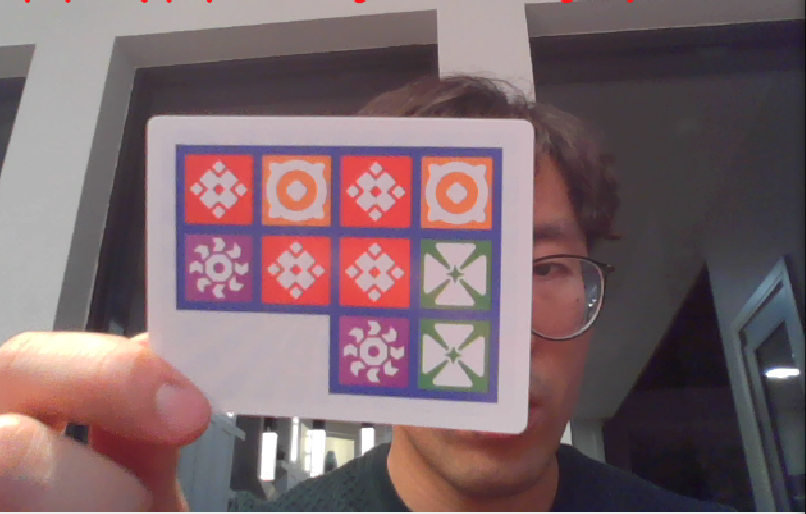
#> input picture common_computer_vision_algorithms/img.png, 806 x 514 px
$ python find_contour.py   (older library calls are emulated)
#> lines starting #> are read from the running program, lines starting #| are printed output that depends on the picture; after the words box and inside, x2 and y2 are one past the last pixel; in counts of white or black regions, pixels touching at a corner belong together
#! /usr/bin/env python3

import cv2
import numpy as np
from typing import Tuple, Optional, List


def show_img(img, title='Image'):
    cv2.imshow(title, img)
    cv2.waitKey(0)
    cv2.destroyAllWindows()

def compute_boundary_mask(foreground_padded: np.ndarray) -> np.ndarray:
    """
    foreground_padded: bool mask with 1-pixel padding
    Boundary pixel = foreground pixel that has at least one 4-neighbor background.
    """
    up    = np.zeros_like(foreground_padded); up[1:, :]   = foreground_padded[:-1, :]
    down  = np.zeros_like(foreground_padded); down[:-1,:] = foreground_padded[1:, :]
    left  = np.zeros_like(foreground_padded); left[:, 1:] = foreground_padded[:, :-1]
    right = np.zeros_like(foreground_padded); right[:, :-1]= foreground_padded[:, 1:]

    interior_4 = up & down & left & right
    boundary = foreground_padded & (~interior_4)
    return boundary


# Contours are continuous points (along the boundary) having same color or intensity. In OpenCV, contours are extracted from binary images
# background is white
# find connect(black)
def find_contours(binary_image) -> Tuple[np.ndarray, List[np.ndarray], Optional[np.ndarray]]:
    """
    Pure NumPy external contour tracing for binary images (8-connected).
    Returns list of contours; each contour is array of points (x, y) where x=col, y=row.
    """
    if binary_image.ndim != 2:
        raise ValueError("binary_image must be a 2D array")

    # show_img(binary_image, 'Binary Image')
    # Foreground mask: True where pixel is non-zero
    foreground = (binary_image != 0)
    # show_img(foreground.astype(np.uint8)*255, 'Foreground Mask')

    # Pad by 1 pixel to avoid bounds checks when looking at neighbors
    foreground_padded = np.pad(foreground, 1, mode="constant", constant_values=False)

    # Identify boundary pixels of blobs
    boundary_padded = compute_boundary_mask(foreground_padded)
    show_img(boundary_padded.astype(np.uint8)*255, 'Boundary Mask')

    # Track which boundary pixels have been assigned to a contour already
    visited_boundary = np.zeros_like(boundary_padded, dtype=bool)

    # 8-connected neighbor offsets in CLOCKWISE order starting from East (right)
    # Each item is (delta_row, delta_col)
    neighbor_offsets_clockwise: List[Tuple[int, int]] = [
        (0, 1),    # East
        (1, 1),    # South-East
        (1, 0),    # South
        (1, -1),   # South-West
        (0, -1),   # West
        (-1, -1),  # North-West
        (-1, 0),   # North
        (-1, 1),   # North-East
    ]

    padded_height, padded_width = boundary_padded.shape
    contours: List[np.ndarray] = []

    def trace_single_contour(start_row: int, start_col: int) -> List[Tuple[int, int]]:
        """
        Trace one contour using a right-hand-rule style border following:
        - We stand on a boundary pixel.
        - We search the 8 neighbors in clockwise order, starting a bit "to the right"
          of the direction we came from. This tends to follow the boundary consistently.
        Returns a list of (row, col) positions in PADDED coordinates.
        """
        contour_pixels_rc: List[Tuple[int, int]] = [(start_row, start_col)]
        visited_boundary[start_row, start_col] = True

        current_row, current_col = start_row, start_col

        # Index into neighbor_offsets_clockwise indicating the direction of the previous move.
        # Starting value doesn't matter much; East is a common default.
        prev_dir_index = 0  # 0 = East

        # Safety cap: prevents infinite loops in weird edge cases
        max_steps = int(padded_height * padded_width * 0.5)

        for _ in range(max_steps):
            # Right-hand rule: start checking neighbors from "one step right" of where we came from.
            # In an 8-neighborhood, "right" is approximately -2 steps (or +6) in clockwise indexing.
            search_start_dir_index = (prev_dir_index + 6) % 8

            found_next = False
            next_dir_index = None
            next_row = None
            next_col = None

            # Check all 8 neighbors in clockwise order starting from search_start_dir_index
            for offset_index in range(8):
                candidate_dir_index = (search_start_dir_index + offset_index) % 8
                delta_row, delta_col = neighbor_offsets_clockwise[candidate_dir_index]

                candidate_row = current_row + delta_row
                candidate_col = current_col + delta_col

                if boundary_padded[candidate_row, candidate_col]:
                    found_next = True
                    next_dir_index = candidate_dir_index
                    next_row, next_col = candidate_row, candidate_col
                    break

            if not found_next:
                # Dead end: boundary mask may be fragmented
                break

            # Step to the next boundary pixel
            current_row, current_col = next_row, next_col
            prev_dir_index = next_dir_index

            contour_pixels_rc.append((current_row, current_col))
            visited_boundary[current_row, current_col] = True

            # Stop if we loop back to the start (closed contour)
            if (current_row, current_col) == (start_row, start_col):
                break

        return contour_pixels_rc

    # Scan for unvisited boundary pixels; each starts a new contour trace
    for row in range(1, padded_height - 1):
        for col in range(1, padded_width - 1):
            if boundary_padded[row, col] and not visited_boundary[row, col]:
                contour_rc = trace_single_contour(row, col)

                # Convert PADDED (row,col) to ORIGINAL (x,y):
                # original_row = row - 1, original_col = col - 1
                contour_xy = np.array([(c - 1, r - 1) for (r, c) in contour_rc], dtype=np.int32)

                # Remove consecutive duplicates (optional cleanup)
                if len(contour_xy) >= 2:
                    keep = np.ones(len(contour_xy), dtype=bool)
                    keep[1:] = np.any(contour_xy[1:] != contour_xy[:-1], axis=1)
                    contour_xy = contour_xy[keep]

                contours.append(contour_xy)

    return contours


if __name__ == "__main__":
    # Tiny demo
    # img = np.zeros((10, 12), dtype=np.uint8)
    # img[2:8, 3:9] = 255

    # Load a sample image
    image = cv2.imread('img.png', cv2.IMREAD_GRAYSCALE)
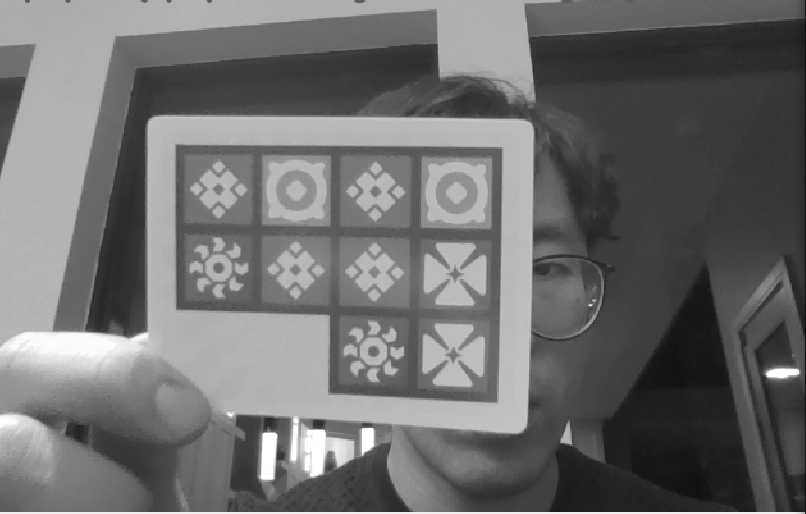
#> image: shape (514, 806); min 8, max 255, mean 109.2
    ret, img = cv2.threshold(image, 127, 255, 0)
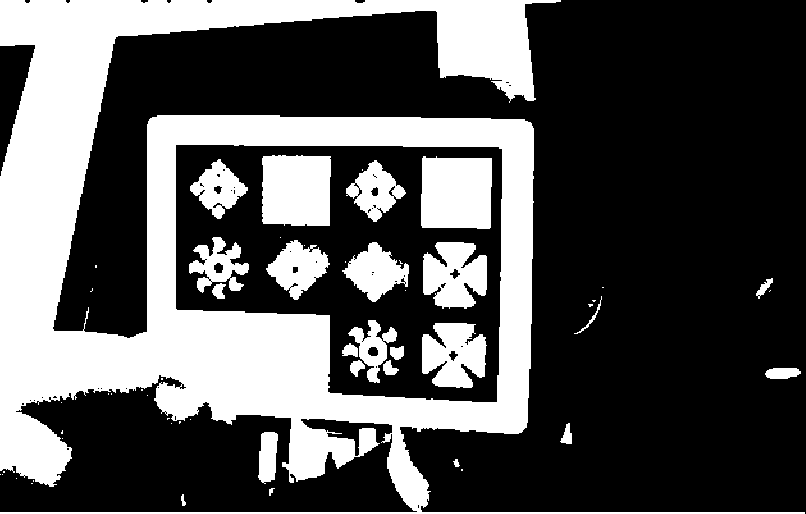
#> img: shape (514, 806); 33.7% white; 55 white regions (31 under 20 px), largest, box (x1, y1, x2, y2) and area: (0, 0, 805, 514) 110488, (421, 156, 492, 229) 4912, (262, 155, 331, 226) 4701
    show_img(img, 'Input Image')

    contours = find_contours(img)
#> in find_contours, `foreground_padded = np.pad(foreground, 1, mode="constant", constant_va..`: foreground_padded: shape (516, 808) bool; 33.5% white; 55 white regions (31 under 20 px), largest, box (x1, y1, x2, y2) and area: (1, 1, 806, 515) 110488, (422, 157, 493, 230) 4912, (263, 156, 332, 227) 4701
#> in compute_boundary_mask, `up[1:, :] = foreground_padded[:-1, :]`: up: shape (516, 808) bool; 33.5% white; 55 white regions (31 under 20 px), largest, box (x1, y1, x2, y2) and area: (1, 2, 806, 516) 110488, (422, 158, 493, 231) 4912, (263, 157, 332, 228) 4701
#> in compute_boundary_mask, `down[:-1, :] = foreground_padded[1:, :]`:
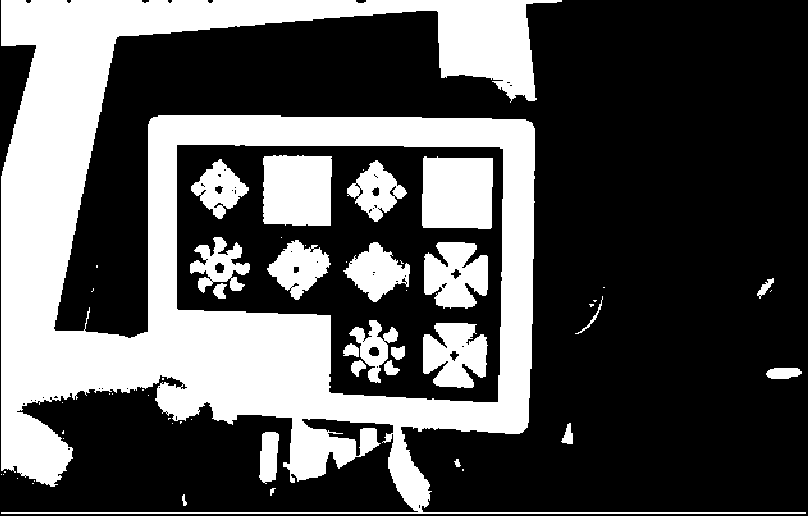
#> down: shape (516, 808) bool; 33.5% white; 55 white regions (31 under 20 px), largest, box (x1, y1, x2, y2) and area: (1, 0, 806, 514) 110488, (422, 156, 493, 229) 4912, (263, 155, 332, 226) 4701
#> in compute_boundary_mask, `left[:, 1:] = foreground_padded[:, :-1]`:
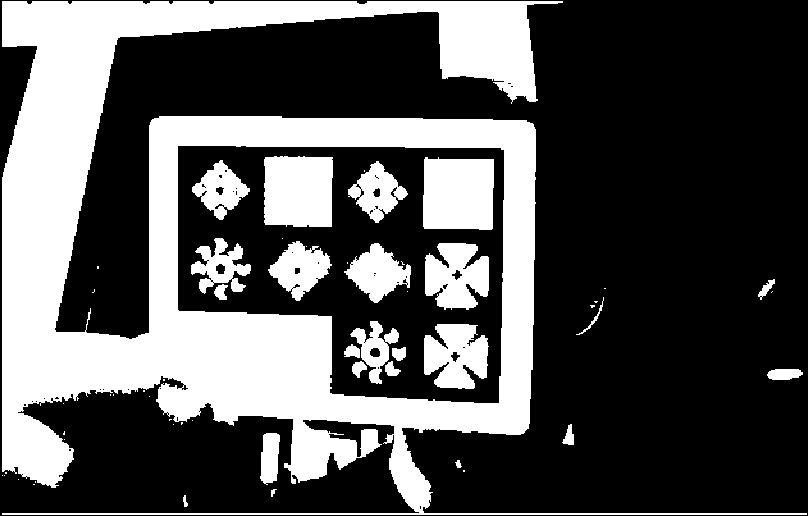
#> left: shape (516, 808) bool; 33.5% white; 55 white regions (31 under 20 px), largest, box (x1, y1, x2, y2) and area: (2, 1, 807, 515) 110488, (423, 157, 494, 230) 4912, (264, 156, 333, 227) 4701
#> in compute_boundary_mask, `right[:, :-1] = foreground_padded[:, 1:]`:
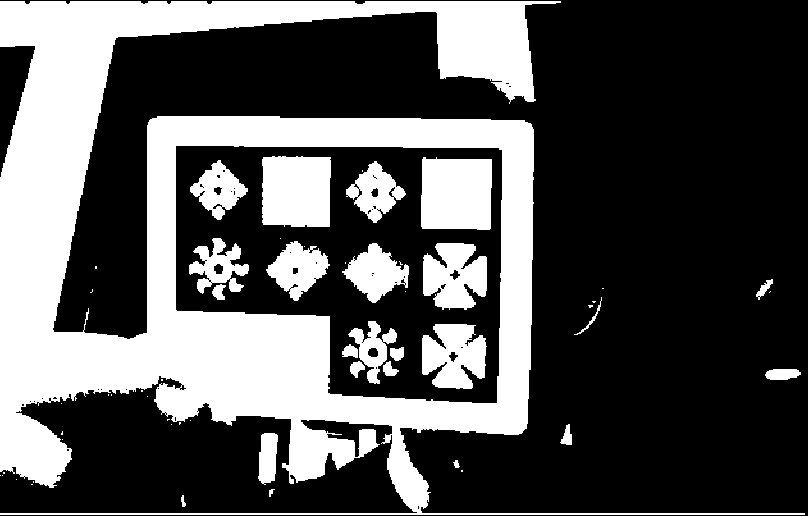
#> right: shape (516, 808) bool; 33.5% white; 55 white regions (31 under 20 px), largest, box (x1, y1, x2, y2) and area: (0, 1, 805, 515) 110488, (421, 157, 492, 230) 4912, (262, 156, 331, 227) 4701
#> in compute_boundary_mask, `interior_4 = up & down & left & right`:
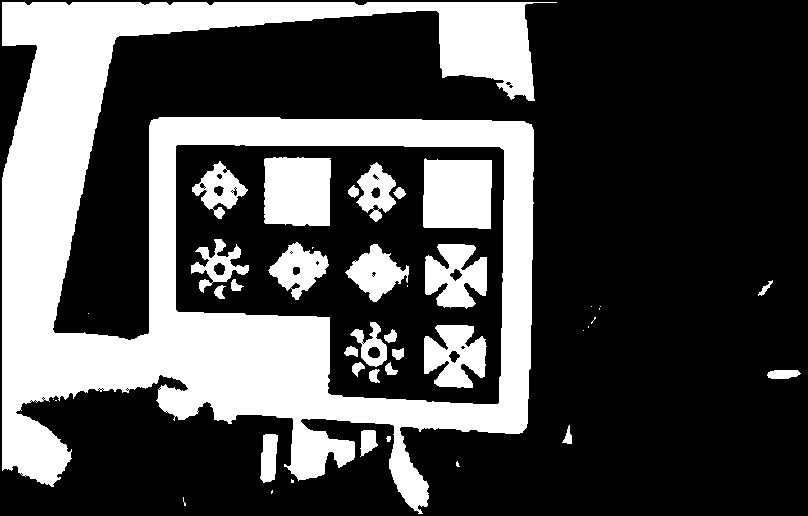
#> interior_4: shape (516, 808) bool; 30.7% white; 42 white regions (15 under 20 px), largest, box (x1, y1, x2, y2) and area: (2, 2, 557, 514) 102644, (423, 158, 492, 229) 4634, (264, 157, 331, 226) 4428
#> in compute_boundary_mask, `boundary = foreground_padded & (~interior_4)`:
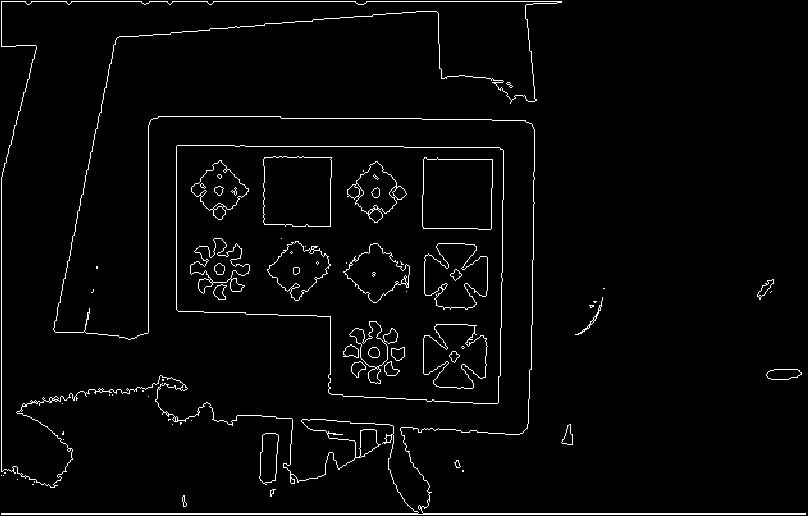
#> boundary: shape (516, 808) bool; 2.8% white in thin lines or dots
#> contours = 117 items
    print(f"Contours found: {len(contours)}")
#| Contours found: 117
    for i, contour in enumerate(contours):
        print(f"Contour {i} length = {len(contour)}")
        print(f"All points:\n{contour}")
#> this loop made 117 passes
#> contour on passes 10, 29, 33, 42: [[362, 169], [362, 170], [362, 169]], [[280, 237]], [[304, 245]], [[345, 261], [345, 262], [345, 261]]
#> (printed output is left out)

    cv2_contours, hierarchy = cv2.findContours(img, cv2.RETR_TREE, cv2.CHAIN_APPROX_NONE)
#> cv2_contours = 125 contours, 88 with area under 20; largest, box (x1, y1, x2, y2) and area: (0, 0, 805, 514) 175934, (175, 144, 503, 403) 69105, (421, 156, 492, 229) 4772, (262, 155, 331, 226) 4563, (423, 242, 487, 309) 3076
    print(f'Rico: cv2 contours: {cv2_contours}')

    # Compare the contours
    # cv2_contours is a tuple, extract first contour and reshape
    cv2_contour_0 = cv2_contours[0].squeeze()  # Remove the extra dimension: (N, 1, 2) -> (N, 2)
#> cv2_contour_0 = 25 pairs, first value 181 to 185, second value 494 to 505
    custom_contour_0 = contours[0]
#> custom_contour_0 = 6284 pairs, first value 0 to 804, second value 0 to 513

    print(f"\nCustom contour shape: {custom_contour_0.shape}")
    print(f"OpenCV contour shape: {cv2_contour_0.shape}")
    print(f"\nAre they equal? {np.array_equal(custom_contour_0, cv2_contour_0)}")

    if not np.array_equal(custom_contour_0, cv2_contour_0):
        print(f"\nDifferences:")
        print(f"Custom has {len(custom_contour_0)} points")
        print(f"OpenCV has {len(cv2_contour_0)} points")


    # # # Find contours in the image

    # show_img(thresh, 'Thresholded Image')
    # show_img(image, 'Image')

    # im2, contours, hierarchy = cv2.findContours(thresh, cv2.RETR_TREE, cv2.CHAIN_APPROX_SIMPLE)
